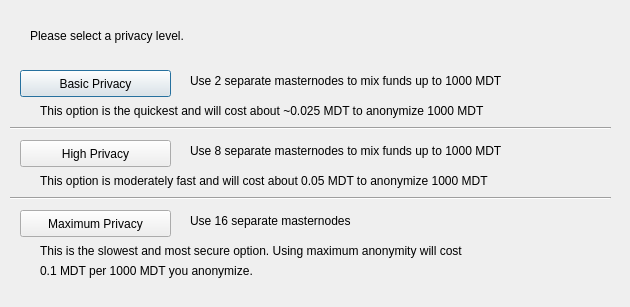
<?xml version="1.0" encoding="UTF-8"?>
<ui version="4.0">
 <class>DarksendConfig</class>
 <widget class="QDialog" name="DarksendConfig">
  <property name="geometry">
   <rect>
    <x>0</x>
    <y>0</y>
    <width>630</width>
    <height>307</height>
   </rect>
  </property>
  <property name="windowTitle">
   <string>Configure Darksend</string>
  </property>
  <widget class="QPushButton" name="buttonBasic">
   <property name="geometry">
    <rect>
     <x>20</x>
     <y>70</y>
     <width>151</width>
     <height>27</height>
    </rect>
   </property>
   <property name="text">
    <string>Basic Privacy</string>
   </property>
  </widget>
  <widget class="QPushButton" name="buttonHigh">
   <property name="geometry">
    <rect>
     <x>20</x>
     <y>140</y>
     <width>151</width>
     <height>27</height>
    </rect>
   </property>
   <property name="text">
    <string>High Privacy</string>
   </property>
  </widget>
  <widget class="QPushButton" name="buttonMax">
   <property name="geometry">
    <rect>
     <x>20</x>
     <y>210</y>
     <width>151</width>
     <height>27</height>
    </rect>
   </property>
   <property name="text">
    <string>Maximum Privacy</string>
   </property>
  </widget>
  <widget class="QLabel" name="label">
   <property name="geometry">
    <rect>
     <x>30</x>
     <y>20</y>
     <width>571</width>
     <height>31</height>
    </rect>
   </property>
   <property name="text">
    <string>Please select a privacy level.</string>
   </property>
  </widget>
  <widget class="QLabel" name="label_2">
   <property name="geometry">
    <rect>
     <x>190</x>
     <y>70</y>
     <width>421</width>
     <height>21</height>
    </rect>
   </property>
   <property name="text">
    <string>Use 2 separate masternodes to mix funds up to 1000 MDT</string>
   </property>
  </widget>
  <widget class="QLabel" name="label_3">
   <property name="geometry">
    <rect>
     <x>190</x>
     <y>140</y>
     <width>411</width>
     <height>21</height>
    </rect>
   </property>
   <property name="text">
    <string>Use 8 separate masternodes to mix funds up to 1000 MDT</string>
   </property>
  </widget>
  <widget class="QLabel" name="label_4">
   <property name="geometry">
    <rect>
     <x>190</x>
     <y>210</y>
     <width>421</width>
     <height>21</height>
    </rect>
   </property>
   <property name="text">
    <string>Use 16 separate masternodes</string>
   </property>
  </widget>
  <widget class="QLabel" name="label_6">
   <property name="geometry">
    <rect>
     <x>40</x>
     <y>100</y>
     <width>561</width>
     <height>21</height>
    </rect>
   </property>
   <property name="text">
    <string>This option is the quickest and will cost about ~0.025 MDT to anonymize 1000 MDT</string>
   </property>
  </widget>
  <widget class="QLabel" name="label_7">
   <property name="geometry">
    <rect>
     <x>40</x>
     <y>170</y>
     <width>561</width>
     <height>21</height>
    </rect>
   </property>
   <property name="text">
    <string>This option is moderately fast and will cost about 0.05 MDT to anonymize 1000 MDT</string>
   </property>
  </widget>
  <widget class="QLabel" name="label_8">
   <property name="geometry">
    <rect>
     <x>40</x>
     <y>240</y>
     <width>561</width>
     <height>21</height>
    </rect>
   </property>
   <property name="text">
    <string>This is the slowest and most secure option. Using maximum anonymity will cost</string>
   </property>
  </widget>
  <widget class="QLabel" name="label_9">
   <property name="geometry">
    <rect>
     <x>40</x>
     <y>260</y>
     <width>561</width>
     <height>21</height>
    </rect>
   </property>
   <property name="text">
    <string>0.1 MDT per 1000 MDT you anonymize.</string>
   </property>
  </widget>
  <widget class="Line" name="line">
   <property name="geometry">
    <rect>
     <x>10</x>
     <y>120</y>
     <width>601</width>
     <height>16</height>
    </rect>
   </property>
   <property name="orientation">
    <enum>Qt::Horizontal</enum>
   </property>
  </widget>
  <widget class="Line" name="line_2">
   <property name="geometry">
    <rect>
     <x>10</x>
     <y>190</y>
     <width>601</width>
     <height>16</height>
    </rect>
   </property>
   <property name="orientation">
    <enum>Qt::Horizontal</enum>
   </property>
  </widget>
 </widget>
 <resources/>
 <connections/>
</ui>
